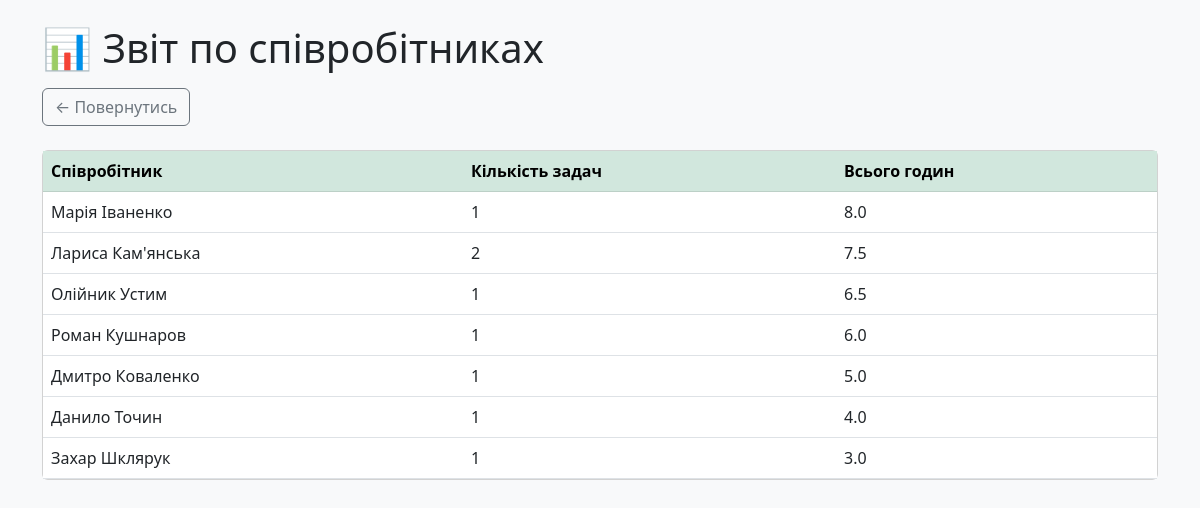
Screenshot of /report with the database file from the repository.
### tables this page shows
CREATE TABLE entries (
            id INTEGER PRIMARY KEY AUTOINCREMENT,
            employee TEXT NOT NULL,
            task TEXT NOT NULL,
            hours REAL NOT NULL,
            date TEXT NOT NULL
        );

### app.py (the view)
@app.route('/report')
def report():
    conn = get_db()
    report_data = conn.execute('''
        SELECT employee, SUM(hours) as total_hours, COUNT(*) as total_tasks
        FROM entries
        GROUP BY employee
        ORDER BY total_hours DESC
    ''').fetchall()
    conn.close()
    return render_template('report.html', report_data=report_data)

### app.py (called while the page is built)
def get_db():
    conn = sqlite3.connect(DB)
    conn.row_factory = sqlite3.Row
    return conn

### templates/report.html (shortened to what this page needs)
<!DOCTYPE html>
<html lang="uk">
<head>
    <link rel="stylesheet" href="https://cdn.jsdelivr.net/npm/bootstrap@5.3.0/dist/css/bootstrap.min.css">
</head>
<body class="bg-light">
    <div class="container mt-4">
        <h1 class="mb-3">📊 Звіт по співробітниках</h1>
        <a href="/" class="btn btn-outline-secondary mb-4">← Повернутись</a>
        <div class="card">
            <div class="card-body p-0">
                <table class="table table-hover mb-0">
                    <thead class="table-success">
                        <tr>
                            <th>Співробітник</th>
                            <th>Кількість задач</th>
                            <th>Всього годин</th>
                        </tr>
                    </thead>
                    <tbody>
                        {% for row in report_data %}
                        <tr>
                            <td>{{ row.employee }}</td>
                            <td>{{ row.total_tasks }}</td>
                            <td>{{ row.total_hours }}</td>
                        </tr>
                        {% endfor %}
                    </tbody>
                </table>
            </div>
        </div>
    </div>
</body>
</html>

### rows the page displays
entries: employee "Марія Іваненко", total_tasks "1", total_hours "8.0"
entries: employee "Олійник Устим", total_tasks "1", total_hours "6.5"
entries: employee "Роман Кушнаров", total_tasks "1", total_hours "6.0"
entries: employee "Дмитро Коваленко", total_tasks "1", total_hours "5.0"
entries: employee "Данило Точин", total_tasks "1", total_hours "4.0"
entries: employee "Захар Шклярук", total_tasks "1", total_hours "3.0"

### other values shown
{{ row.employee }} "Лариса Кам'янська"
{{ row.total_tasks }} "2"
{{ row.total_hours }} "7.5"
